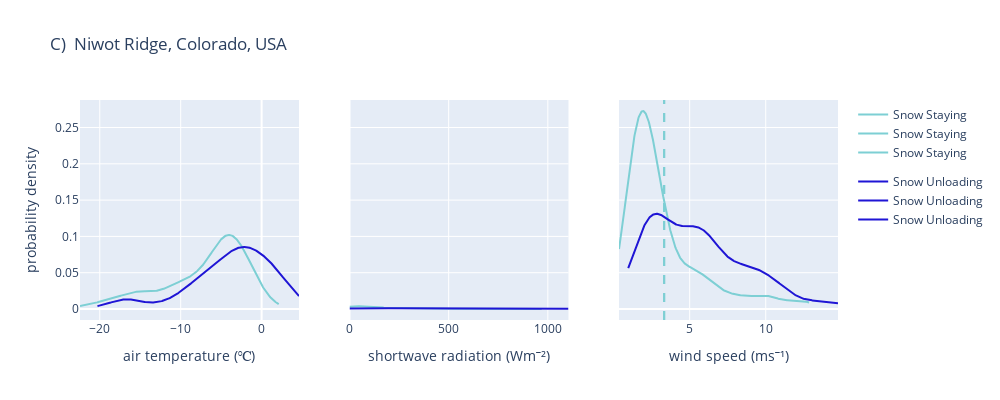

Source (notebook cell):
### Code cell
# define data 


# set plot constants 
group_labels = ['Snow Staying', 'Snow Unloading']
colors = [colorsnow, colorsnowunload] # my colors 

fig = make_subplots(rows=1, cols=3, shared_yaxes=True)

# create distplot 1
# niwot temperature 
x1 = niwot_df_snowstay.temp
x2 = niwot_df_snowunload.temp
hist_data = [x1, x2]

fig1 = ff.create_distplot(hist_data, group_labels, bin_size=bintemp, colors=colors, 
                             show_hist=False, show_rug=False, curve_type='kde')

fig1.add_vline(x=np.mean(x1), line_color=colorsnow, line_dash='dash')
fig1.add_vline(x=np.mean(x2), line_color=colorsnowunload, line_dash='dash')
fig1.add_vrect(x0=np.mean(x1), x1=np.mean(x2), fillcolor="LightSalmon", opacity=0.1, layer="below", line_width=0)

for trace in fig1.select_traces():
    fig.add_trace(trace, row=1, col=1)

# niwot shortwave 
x1 = niwot_df_snowstay.shortwave
x2 = niwot_df_snowunload.shortwave
hist_data = [x1, x2]

fig2 = ff.create_distplot(hist_data, group_labels, bin_size=binSW, colors=colors, 
                             show_hist=False, show_rug=False, curve_type='kde')

fig2.add_vline(x=np.mean(x1), line_color=colorsnow, line_dash='dash')
fig2.add_vline(x=np.mean(x2), line_color=colorsnowunload, line_dash='dash')
fig2.add_vrect(x0=np.mean(x1), x1=np.mean(x2), fillcolor="LightSalmon", opacity=0.1, layer="below", line_width=0)

for trace in fig2.select_traces():
    fig.add_trace(trace, row=1, col=2)


# niwot windspeed 
x1 = niwot_df_snowstay.windspeed
x2 = niwot_df_snowunload.windspeed
hist_data = [x1, x2]

fig3 = ff.create_distplot(hist_data, group_labels, bin_size=bintemp, colors=colors, 
                             show_hist=False, show_rug=False, curve_type='kde')

fig3.add_vline(x=np.mean(x1), line_color=colorsnow, line_dash='dash')
fig3.add_vline(x=np.mean(x2), line_color=colorsnowunload, line_dash='dash')
fig3.add_vrect(x0=np.mean(x1), x1=np.mean(x2), fillcolor="LightSalmon", opacity=0.1, layer="below", line_width=0)

for trace in fig3.select_traces():
    fig.add_trace(trace, row=1, col=3)
    fig.add_vline(x=np.mean(x1), line_color=colorsnow, line_dash='dash', row=1, col=3) # I FIGURED IT OUT OMG


fig.update_layout(title=nameniwot, width=1000, height=400, yaxis_title="probability density")

fig.update_xaxes(title_text=nametemperature, row=1, col=1)
fig.update_xaxes(title_text=nameshortwave, row=1, col=2)
fig.update_xaxes(title_text=namewindspeed, row=1, col=3)

fig.show()

### Figure 1 — Plotly figure (JSON) as saved in the notebook; plotly's stock layout.template omitted (floating-point values rounded to 4 significant figures; data arrays with more than 128 entries replaced by an {"elided": "..."} marker saying what was removed)
{"data": [{"legendgroup": "Snow Staying", "marker": {"color": "#7dcfd4"}, "mode": "lines", "name": "Snow Staying", "showlegend": true, "type": "scatter", "x": {"elided": "500 float values"}, "xaxis": "x", "y": {"elided": "500 float values"}, "yaxis": "y"}, {"legendgroup": "Snow Unloading", "marker": {"color": "#1F15D5"}, "mode": "lines", "name": "Snow Unloading", "showlegend": true, "type": "scatter", "x": {"elided": "500 float values"}, "xaxis": "x", "y": {"elided": "500 float values"}, "yaxis": "y"}, {"legendgroup": "Snow Staying", "marker": {"color": "#7dcfd4"}, "mode": "lines", "name": "Snow Staying", "showlegend": true, "type": "scatter", "x": {"elided": "500 float values"}, "xaxis": "x2", "y": {"elided": "500 float values"}, "yaxis": "y2"}, {"legendgroup": "Snow Unloading", "marker": {"color": "#1F15D5"}, "mode": "lines", "name": "Snow Unloading", "showlegend": true, "type": "scatter", "x": {"elided": "500 float values"}, "xaxis": "x2", "y": {"elided": "500 float values"}, "yaxis": "y2"}, {"legendgroup": "Snow Staying", "marker": {"color": "#7dcfd4"}, "mode": "lines", "name": "Snow Staying", "showlegend": true, "type": "scatter", "x": {"elided": "500 float values"}, "xaxis": "x3", "y": {"elided": "500 float values"}, "yaxis": "y3"}, {"legendgroup": "Snow Unloading", "marker": {"color": "#1F15D5"}, "mode": "lines", "name": "Snow Unloading", "showlegend": true, "type": "scatter", "x": {"elided": "500 float values"}, "xaxis": "x3", "y": {"elided": "500 float values"}, "yaxis": "y3"}], "layout": {"height": 400, "shapes": [{"line": {"color": "#7dcfd4", "dash": "dash"}, "type": "line", "x0": 3.322, "x1": 3.322, "xref": "x3", "y0": 0, "y1": 1, "yref": "y3 domain"}, {"line": {"color": "#7dcfd4", "dash": "dash"}, "type": "line", "x0": 3.322, "x1": 3.322, "xref": "x3", "y0": 0, "y1": 1, "yref": "y3 domain"}], "title": {"text": "C)  Niwot Ridge, Colorado, USA"}, "width": 1000, "xaxis": {"anchor": "y", "domain": [0, 0.2889], "title": {"text": "air temperature (℃)"}}, "xaxis2": {"anchor": "y2", "domain": [0.3556, 0.6444], "title": {"text": "shortwave radiation (Wm⁻²)"}}, "xaxis3": {"anchor": "y3", "domain": [0.7111, 1], "title": {"text": "wind speed (ms⁻¹)"}}, "yaxis": {"anchor": "x", "domain": [0, 1], "title": {"text": "probability density"}}, "yaxis2": {"anchor": "x2", "domain": [0, 1], "matches": "y", "showticklabels": false}, "yaxis3": {"anchor": "x3", "domain": [0, 1], "matches": "y", "showticklabels": false}}}
